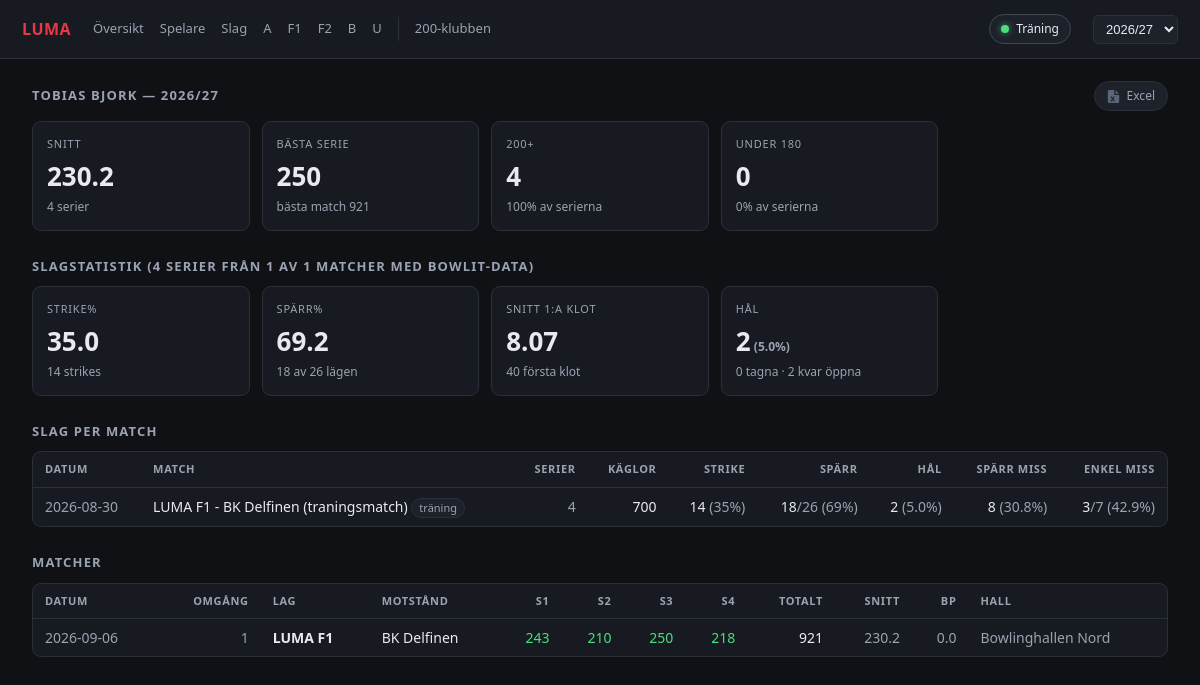
Screenshot of /player/S00012?season=2026 with the database file from the repository.
### tables this page shows
CREATE TABLE bits_result (
    match_id INTEGER NOT NULL, lic TEXT NOT NULL, player TEXT, side TEXT,
    g1 INTEGER, g2 INTEGER, g3 INTEGER, g4 INTEGER,
    hcp INTEGER, total INTEGER, series INTEGER,
    lane_point REAL, rank_points REAL, place INTEGER,
    PRIMARY KEY (match_id, lic)
);

CREATE TABLE social_game (
    match_id INTEGER NOT NULL, alley_id INTEGER NOT NULL,
    idx INTEGER, lane INTEGER, game INTEGER,
    player TEXT NOT NULL, player_id TEXT,
    cum_total INTEGER,               -- series total THROUGH this game, not the game
    game_score INTEGER,              -- derived
    completed INTEGER,
    balls TEXT,                      -- JSON [{"ball":"X","split":false}, ...]
    frame_totals TEXT,               -- JSON [17, 24, 54, ...]
    PRIMARY KEY (match_id, player, game)
);

CREATE TABLE bits_match (
    match_id   INTEGER PRIMARY KEY,
    season     INTEGER, division_id INTEGER, division TEXT, league TEXT,
    round_id   INTEGER, played_at TEXT,
    home_id INTEGER, home TEXT, away_id INTEGER, away TEXT,
    home_score INTEGER, away_score INTEGER,
    home_pts REAL, away_pts REAL,
    hall_id INTEGER, hall TEXT, city TEXT,
    oil_pattern TEXT, scheme_id TEXT, has_been_played INTEGER
);

### web/app.py (the view)
@app.route("/player/<lic>")
def player(lic):
    return render_template("player.html", **player_data(lic))

### collector/frames.py (called while the page is built)
def split_frames(balls):
    frames, i = [], 0
    for f in range(9):
        if i >= len(balls):
            break
        if balls[i]["ball"] == "X":
            frames.append(balls[i:i + 1]); i += 1
        else:
            frames.append(balls[i:i + 2]); i += 2
    frames.append(balls[i:])
    return frames

def _num(tok):
    try:
        return int(tok)
    except (TypeError, ValueError):
        return 0

def add(a, b):
    return {k: a.get(k, 0) + b.get(k, 0) for k in set(a) | set(b)}

### collector/store.py (called while the page is built)
def connect():
    DB.parent.mkdir(parents=True, exist_ok=True)
    con = sqlite3.connect(DB)
    con.row_factory = sqlite3.Row
    con.executescript(SCHEMA)
    return con

### web/app.py (called while the page is built, shortened)
def name_key(n):
    n = (n or "").strip()
    if "," in n:
        last, first = [p.strip() for p in n.split(",", 1)]
        n = f"{first} {last}"
    n = unicodedata.normalize("NFKD", n).encode("ascii", "ignore").decode()
    return " ".join(n.lower().split())

def roster_map():
    con = connect()
    roster = {}
    for r in con.execute("""
        SELECT DISTINCT r.player FROM bits_result r JOIN bits_match m ON m.match_id = r.match_id
        WHERE (r.side='H' AND m.home LIKE ?) OR (r.side='A' AND m.away LIKE ?)
    """, (CLUB, CLUB)):
        roster[name_key(r["player"])] = r["player"]
    alias = {r["social_name"]: r for r in
             con.execute("SELECT * FROM player_alias")}
    out = {}
    for r in con.execute("SELECT DISTINCT player FROM social_game"):
        name = r["player"]
        a = alias.get(name) or alias.get(name.strip())
        if a is not None:
            if a["is_club"]:
                out[name] = a["display"] or name
            continue
        k = name_key(name)
        if k in roster:
            out[name] = roster[k]
            continue
    return out

def pct(a, b):
    return (100.0 * a / b) if b else None

def q(sql, *args):
    return connect().execute(sql, args).fetchall()

def seasons():
    rows = q("SELECT DISTINCT season FROM bits_match ORDER BY season DESC")
    return [r["season"] for r in rows]

def season_arg():
    ss = seasons()
    want = request.args.get("season", type=int)
    return want if want in ss else (ss[0] if ss else None)

def label(season):
    return f"{season}/{str(season + 1)[2:]}"

def show_practice():
    v = request.args.get("practice")
    return v not in ("0", "false", "no")

def urval_scope():
    return URVAL_SCOPES.get(request.endpoint or "")

### web/templates/player.html (shortened to what this page needs)
{% extends "base.html" %}
{% block body %}
<div class="hrow">
  <h2>{{ name }} &mdash; {{ season_label(season) }}</h2>
  <a class="btn" href="{{ B }}/player/{{ lic }}/urval.xlsx{{ qargs(last=last) }}"
     title="Ladda ner urvalet som Excel-fil">
    <svg viewBox="0 0 16 16" aria-hidden="true"><path d="M9 0H2.5A1.5 1.5 0 0 0 1 1.5v13A1.5 1.5 0 0 0 2.5 16h11a1.5 1.5 0 0 0 1.5-1.5V6H9V0Zm1.5.4L14.6 4.5H10.5V.4ZM4.3 8h1.6l1.1 2 1.1-2h1.6L7.9 11l1.9 3H8.2L7 11.9 5.8 14H4.2l1.9-3L4.3 8Z"/></svg>
    Excel
  </a>
</div>
<div class="cards">
  <div class="card"><div class="k">Snitt</div><div class="v">{{ stats['avg'] | round(1) }}</div>
    <div class="s">{{ stats['games'] }} serier</div></div>
  <div class="card"><div class="k">Bästa serie</div><div class="v">{{ stats['high_game'] }}</div>
    <div class="s">bästa match {{ stats['high_series'] }}</div></div>
  <div class="card"><div class="k">200+</div><div class="v">{{ stats['over_200'] }}</div>
    <div class="s">{{ (100 * stats['over_200'] / stats['games']) | round(0) | int }}% av serierna</div></div>
  <div class="card"><div class="k">Under 180</div><div class="v">{{ stats['under_180'] }}</div>
    <div class="s">{{ (100 * stats['under_180'] / stats['games']) | round(0) | int }}% av serierna</div></div>
</div>
{% if shots and shots.get('frames') %}
<h2>Slagstatistik <span class="mut">({{ shot_games }} serier från
  {% if per_match | length <= hist | length %}{{ per_match | length }} av {{ hist | length }} matcher
  {%- else %}{{ per_match | length }} tillfällen{% endif %} med Bowlit-data)</span></h2>
<div class="cards">
  <div class="card"><div class="k">Strike%</div>
    <div class="v">{{ pct(shots['strikes'], shots['frames']) | round(1) }}</div>
    <div class="s">{{ shots['strikes'] }} strikes</div></div>
  <div class="card"><div class="k">Spärr%</div>
    <div class="v">{{ pct(shots['spares'], shots['spare_chances']) | round(1) }}</div>
    <div class="s">{{ shots['spares'] }} av {{ shots['spare_chances'] }} lägen</div></div>
  <div class="card"><div class="k">Snitt 1:a klot</div>
    <div class="v">{{ (shots['first_ball_pins'] / shots['first_balls']) | round(2) }}</div>
    <div class="s">{{ shots['first_balls'] }} första klot</div></div>
  <div class="card"><div class="k">Hål</div>
    <div class="v">{{ shots['split_first'] }}<span class="s">
      ({{ pct(shots['split_first'], shots['first_balls']) | round(1) }}%)</span></div>
    <div class="s">{{ shots['split_converted'] }} tagna
      &middot; {{ shots['split_first'] - shots['split_converted'] }} kvar öppna</div></div>
</div>
<h2>Slag per match</h2>
<div class="panel scroll">
<table><thead><tr><th>Datum</th><th>Match</th><th class="num">Serier</th><th class="num">Käglor</th>
<th class="num">Strike</th><th class="num">Spärr</th><th class="num">Hål</th><th class="num">Spärr miss</th><th class="num">Enkel miss</th></tr></thead>
<tbody>
{% for m in per_match %}
  {% set st = m['st'] %}
  <tr>
    <td class="mut">{{ m['played_at'][:10] }}</td>
    <td>{{ m['label'] | team }}{% if m['adhoc'] %} <span class="pill">träning</span>{% endif %}</td>
    <td class="num mut">{{ m['games'] }}</td>
    <td class="num">{{ m['pins'] }}</td>
    <td class="num">{{ st['strikes'] }} <span class="mut">({{ pct(st['strikes'], st['frames']) | round(0) | int }}%)</span></td>
    <td class="num">{{ st['spares'] }}<span class="mut">/{{ st['spare_chances'] }} ({{ pct(st['spares'], st['spare_chances']) | round(0) | int if st['spare_chances'] else 0 }}%)</span></td>
    <td class="num">{{ st['split_first'] }}<span class="mut"> ({{ pct(st['split_first'], st['first_balls']) | round(1) if st['first_balls'] else 0 }}%)</span></td>
    <td class="num">{{ st['spare_chances'] - st['spares'] }}<span class="mut"> ({{ pct(st['spare_chances'] - st['spares'], st['spare_chances']) | round(1) if st['spare_chances'] else 0 }}%)</span></td>
    <td class="num">{{ st['single_pin'] - st['single_pin_made'] }}<span class="mut">/{{ st['single_pin'] }} ({{ pct(st['single_pin'] - st['single_pin_made'], st['single_pin']) | round(1) if st['single_pin'] else 0 }}%)</span></td>
  </tr>
{% endfor %}
</tbody></table>
</div>
{% elif last %}
<h2>Slagstatistik</h2>
<div class="panel"><p class="note">Ingen Bowlit-data för de {{ last }} senaste matcherna.
  Bowlit-hallar täcker bara en del av serien &mdash; välj ett större urval.</p></div>
{% endif %}
<h2>Matcher</h2>
<div class="panel scroll">
<table><thead><tr><th>Datum</th><th class="num">Omgång</th><th>Lag</th><th>Motstånd</th>
<th class="num">S1</th><th class="num">S2</th><th class="num">S3</th><th class="num">S4</th>
<th class="num">Totalt</th><th class="num">Snitt</th><th class="num">Bp</th><th>Hall</th></tr></thead>
<tbody>
{% for h in hist %}
  {% set gs = [h['g1'], h['g2'], h['g3'], h['g4']] | select | list %}
  <tr>
    <td class="mut">{{ h['played_at'][:10] }}</td>
    <td class="num mut">{{ h['round_id'] }}</td>
    <td class="us">{{ h['own'] | team }}</td>
    <td>{{ h['opponent'] | team }}</td>
    {% for g in [h['g1'], h['g2'], h['g3'], h['g4']] %}
      <td class="num {% if g and g >= 200 %}w{% endif %}">{{ g or '–' }}</td>
    {% endfor %}
    <td class="num">{{ h['series'] }}</td>
    <td class="num mut">{{ gs and (gs | sum / gs | length) | round(1) or '–' }}</td>
    <td class="num mut">{{ h['lane_point'] if h['lane_point'] is not none else '–' }}</td>
    <td class="mut">{{ h['hall'] }}</td>
  </tr>
{% endfor %}
</tbody></table>
</div>
{% endblock %}

### web/templates/base.html (style rules this page uses)
:root { --bg:#0f1115; --panel:#171a21; --panel2:#1d212a; --line:#2a2f3a; --ink:#e8eaf0; --muted:#9aa3b2; --accent:#e63946; --good:#4ade80; --warn:#fbbf24; }
* { box-sizing:border-box }
body { margin:0;background:var(--bg);color:var(--ink); font:14px/1.5 "Segoe UI",system-ui,-apple-system,sans-serif }
a { color:inherit;text-decoration:none }
h2 { font-size:13px;text-transform:uppercase;letter-spacing:.09em;color:var(--muted); margin:26px 0 10px;font-weight:600 }
h2:first-child { margin-top:0 }
.panel { background:var(--panel);border:1px solid var(--line);border-radius:9px;overflow:hidden }
.scroll { overflow-x:auto }
table { width:100%;border-collapse:collapse;font-variant-numeric:tabular-nums }
th { font-size:11px;text-transform:uppercase;letter-spacing:.06em;color:var(--muted); text-align:left;padding:9px 12px;border-bottom:1px solid var(--line);white-space:nowrap;font-weight:600 }
td { padding:8px 12px;border-bottom:1px solid #21252e;white-space:nowrap }
tr:last-child td { border-bottom:0 }
.num { text-align:right }
.mut { color:var(--muted) }
.us { font-weight:600 }
.cards { display:grid;grid-template-columns:repeat(auto-fill,minmax(215px,1fr));gap:12px }
.card { background:var(--panel);border:1px solid var(--line);border-radius:9px;padding:14px }
.card .k { font-size:11px;text-transform:uppercase;letter-spacing:.07em;color:var(--muted) }
.card .v { font-size:26px;font-weight:600;margin-top:4px;font-variant-numeric:tabular-nums }
.card .s { font-size:12px;color:var(--muted);margin-top:2px }
.pill { display:inline-block;padding:1px 7px;border-radius:20px;font-size:11px; background:var(--panel2);border:1px solid var(--line);color:var(--muted) }
.w { color:var(--good) }
.hrow { display:flex;align-items:center;gap:14px;flex-wrap:wrap;margin:26px 0 10px }
.hrow:first-child { margin-top:0 }
.hrow h2 { margin:0 }
.btn { display:inline-flex;align-items:center;gap:7px;padding:5px 12px;border-radius:20px; border:1px solid var(--line);background:var(--panel2);color:var(--muted);font-size:12px }
.btn svg { width:13px;height:13px;fill:#5b6478;transition:fill .15s }

### rows the page displays
bits_result: player "TOBIAS BJORK"
bits_result: high_series "921", played_at "2026-09-06", round_id "1", own|team "LUMA F1", opponent|team "BK Delfinen", g "243" "210" "250" "218", series "921", gs "230.2", lane_point "0.0", hall "Bowlinghallen Nord"
social_game: m "2026-08-30", label|team "LUMA F1 - BK Delfinen (traningsmatch)", games "4", pins "700", strikes "14", pct "35", spares "18", spare_chances "26", pct "69", split_first "2", pct "5.0", st "8", pct "30.8", st "3", single_pin "7", pct "42.9"

### other values shown
{{ tname | team | replace(club_label + ' ', '') }} "A" "F1" "F2" "B" "U"
{{ season_label(season) }} "2026/27"
{{ stats['avg'] | round(1) }} "230.2"
{{ stats['games'] }} "4"
{{ stats['high_game'] }} "250"
{{ stats['over_200'] }} "4"
{{ (100 * stats['over_200'] / stats['games']) | round(0) | int }} "100"
{{ stats['under_180'] }} "0"
{{ (100 * stats['under_180'] / stats['games']) | round(0) | int }} "0"
{{ shot_games }} "4"
{{ per_match | length }} "1"
{{ hist | length }} "1"
{{ pct(shots['strikes'], shots['frames']) | round(1) }} "35.0"
{{ shots['strikes'] }} "14"
{{ pct(shots['spares'], shots['spare_chances']) | round(1) }} "69.2"
